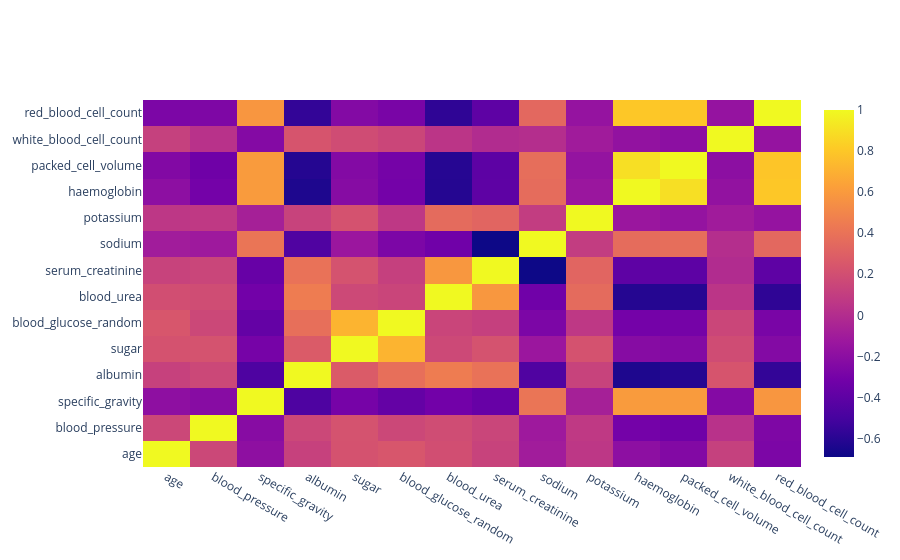

Notebook code for this chart:
### Code cell
import plotly.graph_objects as go
corr=df.corr(numeric_only=True)
fig=go.Figure(data=go.Heatmap(z=corr.values,x=corr.columns,y=corr.index))
fig.show()

### Figure 1 — Plotly figure (JSON) as saved in the notebook; plotly's stock layout.template omitted (floating-point values rounded to 4 significant figures; data arrays with more than 128 entries replaced by an {"elided": "..."} marker saying what was removed)
{"data": [{"type": "heatmap", "x": ["age", "blood_pressure", "specific_gravity", "albumin", "sugar", "blood_glucose_random", "blood_urea", "serum_creatinine", "sodium", "potassium", "haemoglobin", "packed_cell_volume", "white_blood_cell_count", "red_blood_cell_count"], "y": ["age", "blood_pressure", "specific_gravity", "albumin", "sugar", "blood_glucose_random", "blood_urea", "serum_creatinine", "sodium", "potassium", "haemoglobin", "packed_cell_volume", "white_blood_cell_count", "red_blood_cell_count"], "z": {"elided": "14x14 float values"}}], "layout": {}}
